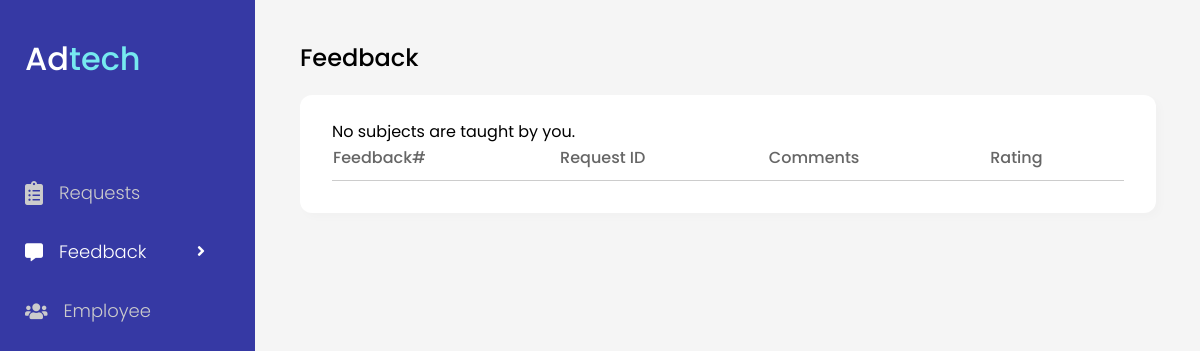
Page /admin/feedback.php on the earlier database version.
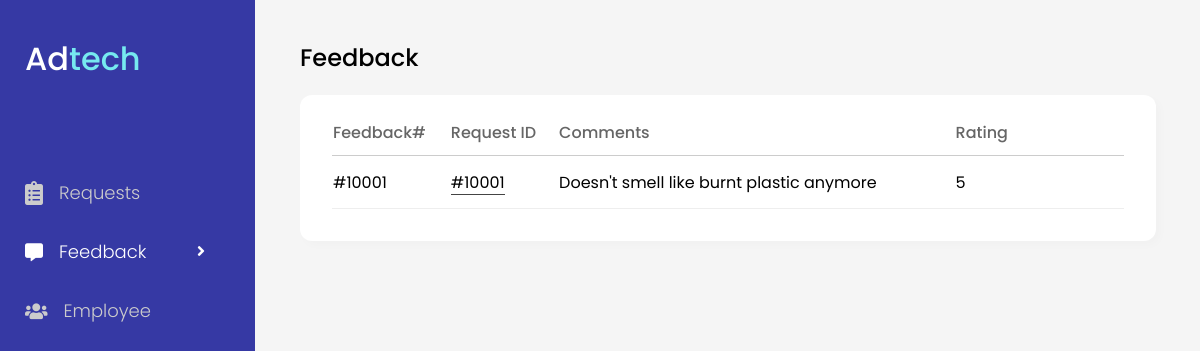
Same page on the later database version.
### tables this page shows
CREATE TABLE `feedback` (
  `feedbackNo` int(100) NOT NULL,
  `feedbackComment` varchar(100) NOT NULL,
  `feedbackRating` int(1) NOT NULL,
  `reqID` int(100) NOT NULL
);

### admin/feedback.php (the view, shortened to what this page needs)
<!DOCTYPE html>
<html lang="en">
<head>
    <link rel="stylesheet" type="text/css" href="../css/fontawesome/all.css">
    <link rel="stylesheet" type="text/css" href="../css/style.css" />
    <link rel="stylesheet" type="text/css" href="../css/admin/dashboard.css" />
</head>
<body>
    <?php
    include_once("nav.php");
    ?>
    <div class="container">
        <h2>Feedback</h2>
        <div class="content new-requests">
            <table>
                <tr>
                    <th>Feedback#</th>
                    <th>Request ID</th>
                    <th>Comments</th>
                    <th>Rating</th>
                    <th class="tr-button-heading"></th>
                </tr>
            <?php
            include_once("../db_connect.php");
            $query = "SELECT * FROM `feedback`";
            $result = $db->query($query);
            if ($result->num_rows > 0) {
                while($row = $result->fetch_assoc()) {
                    ?>
                    <tr id="<?php echo "row-".$row['reqID'] ?>" class="<?php echo $row['reqID'] ?>" onmouseover="showButton(this)" onmouseout="hideButton(this)">
                        <td><?php echo '#'.$row['feedbackNo'] ?></td>
                        <td>
                            <a onclick="document.getElementById('<?php echo $row['reqID'] ?>').submit()"><?php echo '#'.$row['reqID'] ?></a>
                        </td>
                        <td><?php echo $row['feedbackComment'] ?></td>
                        <td><?php echo $row['feedbackRating'] ?></td>
                        <td class="submit-btn">
                            <form action="request-edit.php" method="POST">
                            </form>
                        </td>
                    </tr>
                    <?php
                }
            } else {
                ?>
                    <p>No subjects are taught by you.</p>
                <?php
            }
            ?>
            </table>
        </div>
</body>
</html>

Differences in the rows shown:
added feedback: feedbackNo "10001", reqID "10001", feedbackComment "Doesn't smell like burnt plastic anymore", feedbackRating "5"
Other differences:
text no longer shown: "No subjects are taught by you."
